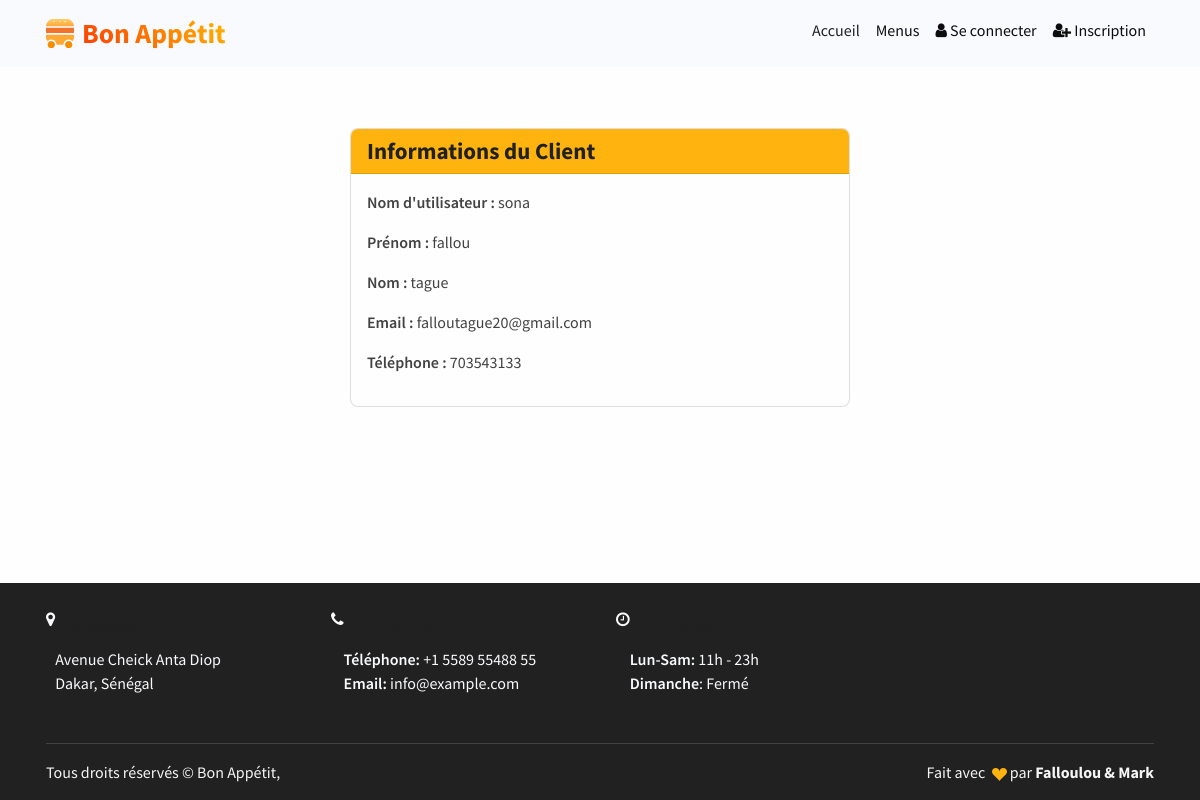
Screenshot of /comptes/profile/9/ with the database file from the repository.
### comptes/models.py (models this page shows, shortened)
class User(AbstractUser):
    class Role(models.TextChoices):
        CLIENT = 'CLIENT', _('Client')
        GESTIONNAIRE = 'GESTIONNAIRE', _('Gestionnaire')
    role = models.CharField(
        max_length=20,
        choices=Role.choices,
        default=Role.CLIENT,
    )
    telephone = models.CharField(max_length=15, blank=True)

### comptes/views.py (the view)
# urls.py: path('profile/<int:user_id>/', views.profile_detail, name='profile_detail'),
def profile_detail(request, user_id):
    user = get_object_or_404(User, id=user_id)
    return render(request, 'comptes/profile_detail.html', {'user_detail': user})

### comptes/templates/comptes/profile_detail.html
{% extends 'base.html' %}
{% block content %}
<div class="container mt-5">
    <div class="card mx-auto" style="max-width: 500px;">
        <div class="card-header bg-primary text-white">
            <h4 class="mb-0">Informations du Client</h4>
        </div>
        <div class="card-body">
            <p><strong>Nom d'utilisateur :</strong> {{ user_detail.username }}</p>
            <p><strong>Prénom :</strong> {{ user_detail.first_name }}</p>
            <p><strong>Nom :</strong> {{ user_detail.last_name }}</p>
            <p><strong>Email :</strong> {{ user_detail.email }}</p>
            <p><strong>Téléphone :</strong> {{ user_detail.telephone }}</p>
        </div>
    </div>
</div>
{% endblock %}

### static/assets/css/custom.css (style rules this page uses)
html, body { height: 100%; }
body { display: flex; flex-direction: column; min-height: 100vh; overflow-x: hidden; }

### menus/templates/base.html (style rules this page uses)
body { overflow-x: hidden; }

### rows the page displays
User: username "sona", first_name "fallou", last_name "tague", email "falloutague20@gmail.com", telephone "703543133"
